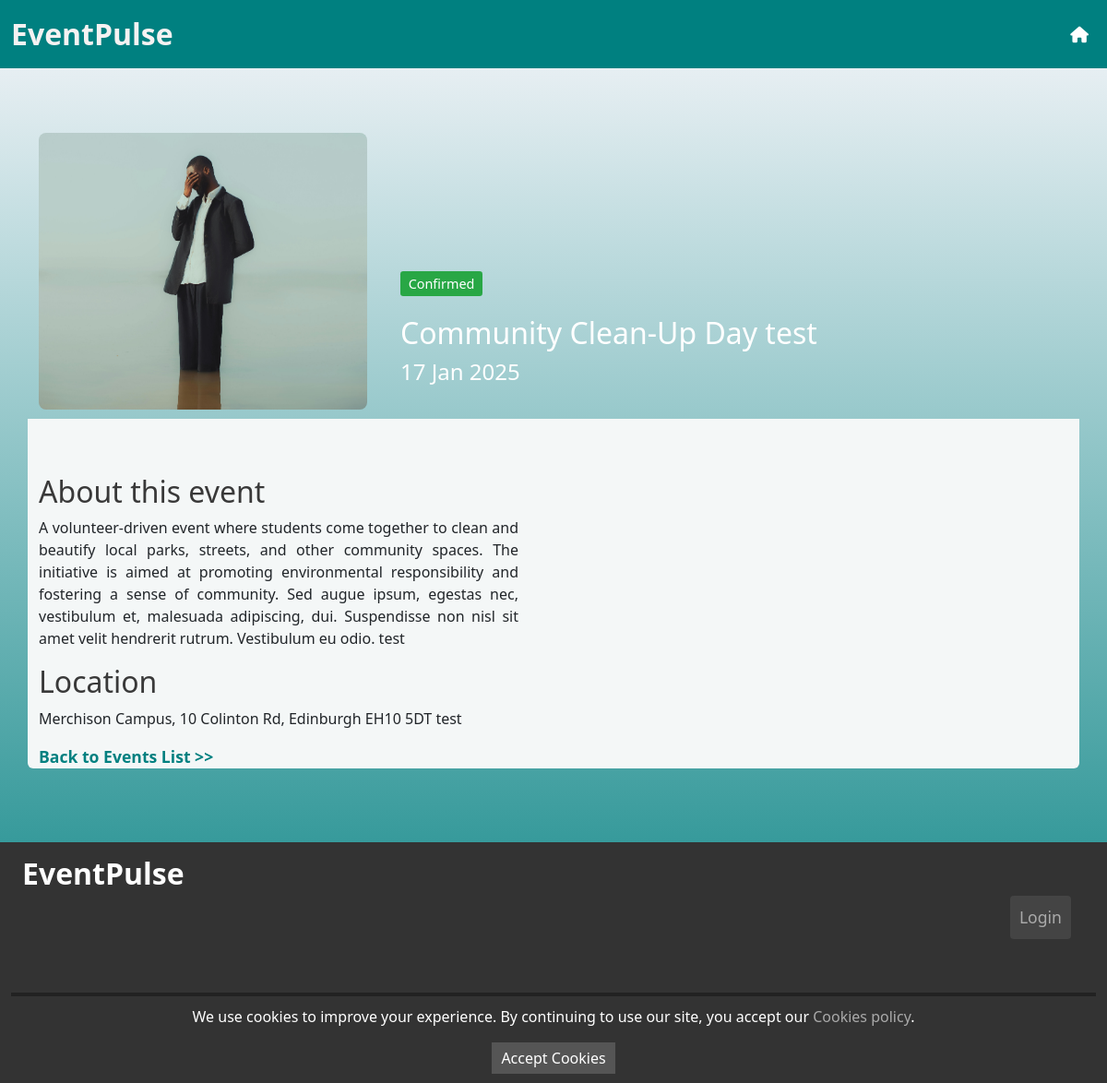
The page /admin/events/5 on the database as committed earlier.
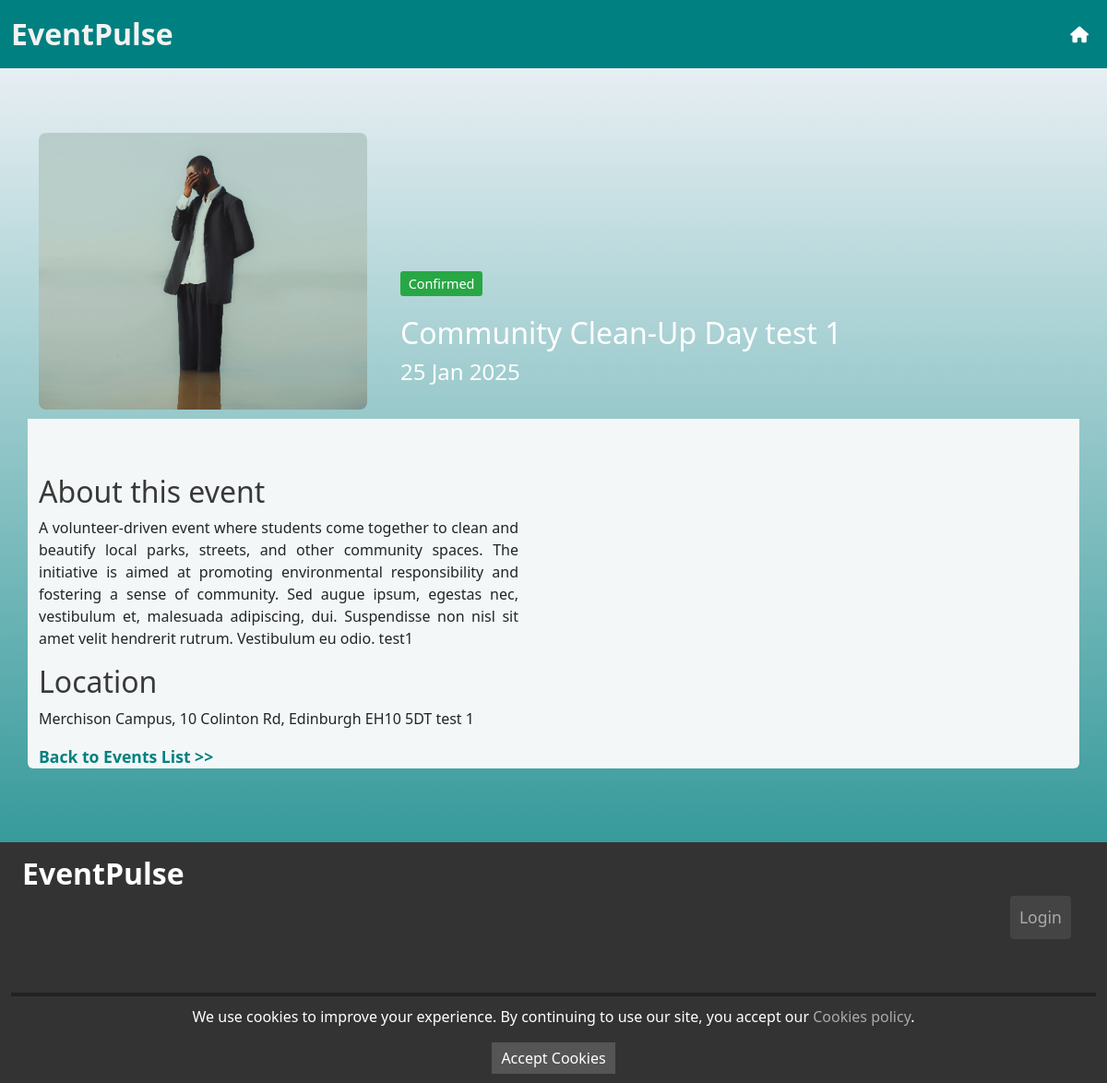
The same page on the database as committed later.
### app.py (models this page shows)
class Event(db.Model):
    eventId = db.Column(db.Integer, primary_key=True)
    eventName = db.Column(db.String(100), nullable=False)
    description = db.Column(db.Text)
    date = db.Column(db.Date, nullable=False)
    location = db.Column(db.String(100), nullable=False)
    tag = db.Column(db.Enum(EventStatus), nullable=False)
    image_url = db.Column(db.String(255), nullable=True)
    votes = db.Column(db.Integer, default=0)

### app.py (the view)
@app.route('/admin/events/<int:event_id>', methods=['GET', 'POST'])
def admin_event_detail(event_id):
    Events = select(Event).filter(Event.eventId == event_id)
    event = db.session.execute(Events).scalar_one_or_none()
    if event is None:
        return redirect(url_for('admin_index'))  # or handle 404
    if request.method == 'POST':
        event.votes += 1
        if event.votes >= 200 and event.tag != EventStatus.Confirmed:
            event.tag = EventStatus.Confirmed  # Update the tag to 'Confirmed'
        db.session.commit()
        return redirect(url_for('vote_confirmation', event_id=event_id))
    return render_template('event.html', event=event)

### app.py (called while the page is built)
@app.before_request
def update_event_tags():
    db.create_all()
    today = date.today()
    events_to_update = Event.query.filter(
        Event.date < today,
        Event.tag.in_([EventStatus.Proposed, EventStatus.Confirmed])
    ).all()
    for event in events_to_update:
        event.tag = EventStatus.Past  # Change the tag to 'Past'
    db.session.commit()

### templates/event.html (shortened to what this page needs)
{% extends 'base.html' %}
{% block content %}
<div class="container topbox rounded-top">
    <div class="row">
        <div class="col-12 col-md-4 col-lg-4">
            {% if event.image_url %}
            <img src="{{ url_for('static', filename=event.image_url) }}" alt="Event Image" id="eventImageLarge">
            {% endif %}
        </div>
        <div class="col-12 col-md-8 col-lg-8 d-flex flex-column" id="textContainer">
            <div class="container title-box">
                <p class="card-text">
                    <span class="tag-pill
                        {% if event.tag.value == 'Confirmed' %}tag-pill-tag1
                        {% elif event.tag.value == 'Proposed' %}tag-pill-tag2
                        {% else %}tag-pill-tag3
                        {% endif %}">
                        {{ event.tag.value }}
                    </span>
                </p>
                <p class="card-text" id="eventName">{{ event.eventName }}</p>
                <p class="card-text" id="eventDate">{{ event.date.strftime('%d %b %Y')}}</p>
            </div>
        </div>
    </div>
</div>
<div class="container bottombox rounded-bottom">
    <div class="row">
        <div class="col-12 col-md-6 col-lg-8" id="infobox">
            <h2 id="eventInfo">About this event</h2>
            <p id="description">{{ event.description }}</p>
            <h2 id="eventInfo">Location</h2>
            <p>{{ event.location }}</p>
        </div>
    </div>
    <a href="{{ url_for('index') }}"><strong>Back to Events List >></strong></a>
</div><br><br>
{% endblock %}

Rows that differ between the two databases and show on the page:
changed Event "Confirmed": eventName "Community Clean-Up Day test" → "Community Clean-Up Day test 1"; date "17 Jan 2025" → "25 Jan 2025"; description "…rutrum. Vestibulum eu odio. test" → "…rutrum. Vestibulum eu odio. test1"; location "Merchison Campus, 10 Colinton Rd, Edinburgh EH10 5DT test" → "Merchison Campus, 10 Colinton Rd, Edinburgh EH10 5DT test 1"
